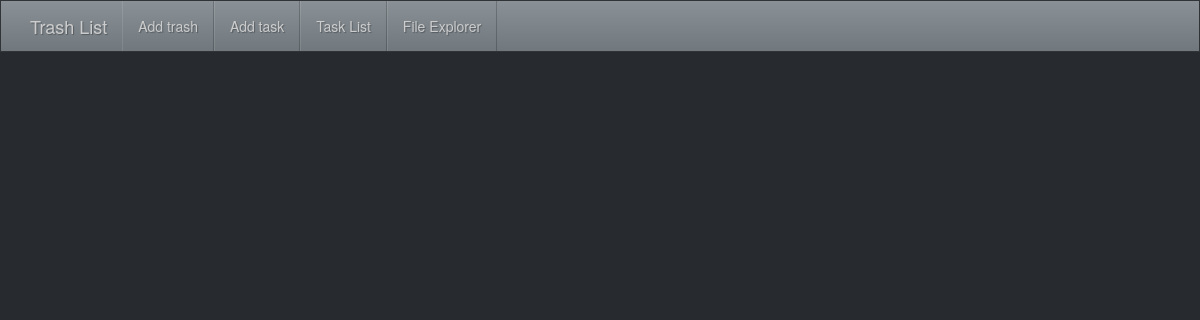
The app's page /task_list/, older data.
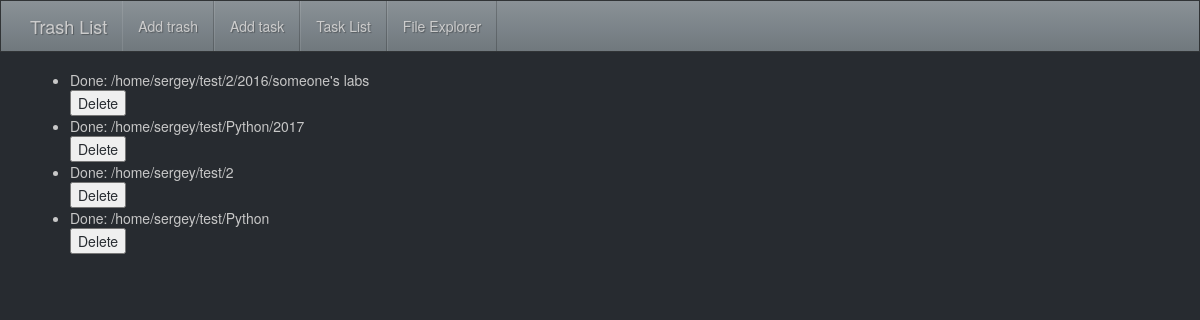
The same page, newer data.
### TrashExplorer/models.py (models this page shows, shortened)
class TaskInfo(models.Model):
    trash = models.ForeignKey(TrashInfo)
    target = models.CharField(max_length=500)
    silent = models.BooleanField()
    dry = models.BooleanField()
    force = models.BooleanField()
    OPERATION_CHOICES = (
        ("simple delete", "simple delete"),
        ("delete by regex", "delete by regex"),
    )
    operation_type = models.CharField(max_length=50, choices=OPERATION_CHOICES)
    done = models.BooleanField(default=False)
    info_message = models.TextField(max_length=300)
    regex = models.CharField(max_length=200,blank=True, null=True)
    trash_maximum_size = models.IntegerField(blank=True, null=True)
    file_storage_time = models.IntegerField(blank=True, null=True)
    log_path = models.CharField(max_length=500, blank=True, null=True)
    is_busy = models.BooleanField(default=False)

### TrashExplorer/views.py (the view)
# urls.py: url(r'^task_list/$', views.TaskList.as_view(), name='task_list'),
class TaskList(ListView):
    model = TaskInfo
    template_name = "TrashExplorer/task_list.html"
    def get_queryset(self):
        return reversed(TaskInfo.objects.all())

### TrashExplorer/templates/TrashExplorer/task_list.html (shortened to what this page needs)
{% extends 'TrashExplorer/base.html' %}
{% block content %}
{% if object_list %}
	<ul>
		{% for task in object_list %}
			{% if not task.done %}
				<li>Trash: {{task.trash}}<br>
					To delete: {{task}}
					<br>
				{% if not task.is_busy %}
					{% if not task.trash.is_busy %}
							<form action="{% url 'run' task.id %}" method="post" style="display: inline;">{% csrf_token %}
        						<input type="submit" value="Run task">
							</form>
					{% else %}
						Trash is busy!
					{% endif %}
					<form action="{% url 'delete_task' task.id %}" method="post" style="display: inline;">{% csrf_token %}
        				<input type="submit" value="Del task">
					</form>
					<form action="{% url 'update_task' task.id %}" method="get" style="display: inline;">{% csrf_token %}
        				<input type="submit" value="Update task">
					</form>
				{% else %}
					In process...
				{% endif %}
				</li>
			{% else %}
				<li>
					<details >
						<summary>Done: {{task.target}}</summary>
					</details>
					<form action="{% url 'delete_task' task.id %}" method="post" style="display: inline;">{% csrf_token %}
        				<input type="submit" value="Delete">
					</form><br>
				</li>
			{% endif %}
		{% endfor %}
	</ul>
{% else %}
	<h3>You don't have any tasks</h3>
{% endif %}
{% endblock %}/

### TrashExplorer/templates/TrashExplorer/base.html (shortened to what this page needs)
{% load staticfiles %}
<!DOCTYPE html>
<html lang="en">
  <head>
    <link href="{% static 'TrashExplorer/bootstrap.min.css' %}" rel="stylesheet">
    <link href="{% static 'TrashExplorer/style.css' %}" rel="stylesheet">
  </head>
  <body>
    <nav class="navbar navbar-inverse navbar-fixed-top">
      <div class="container">
        <div class="navbar-header">
          <a class="navbar-brand" href="/">Trash List</a>
        </div>
        <div id="navbar" class="collapse navbar-collapse">
          <ul class="nav navbar-nav">
            <li><a href="/add_trash">Add trash</a></li>
            <li><a href="/add_task">Add task</a></li>
            <li><a href="/task_list">Task List</a></li>
            <li><a href="/file_explorer">File Explorer</a></li>
          </ul>
        </div>
      </div>
    </nav>
    <div class="container main-content">
        {% block content %}
        {% endblock %}
    </div>
  </body>
</html>

### TrashExplorer/static/TrashExplorer/style.css (style rules this page uses)
.main-content { margin-top: 70px; }

Row changes from the older to the newer data that the page shows:
added TaskInfo: target "/home/sergey/test/2/2016/someone's labs"
added TaskInfo: target "/home/sergey/test/Python/2017"
added TaskInfo: target "/home/sergey/test/2"
added TaskInfo: target "/home/sergey/test/Python"
